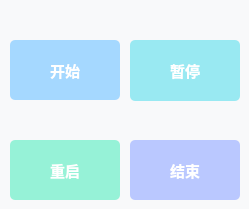
               <widget class="QWidget" name="widget_6" native="true">
                <property name="sizePolicy">
                 <sizepolicy hsizetype="Preferred" vsizetype="Preferred">
                  <horstretch>0</horstretch>
                  <verstretch>0</verstretch>
                 </sizepolicy>
                </property>
                <property name="maximumSize">
                 <size>
                  <width>250</width>
                  <height>300</height>
                 </size>
                </property>
                <property name="styleSheet">
                 <string notr="true">border-color: rgb(255, 255, 255);
background-color: rgb(248, 249, 250);</string>
                </property>
                <widget class="QPushButton" name="start_pushButton">
                 <property name="geometry">
                  <rect>
                   <x>10</x>
                   <y>40</y>
                   <width>110</width>
                   <height>60</height>
                  </rect>
                 </property>
                 <property name="font">
                  <font>
                   <family>微软雅黑</family>
                   <pointsize>11</pointsize>
                   <weight>75</weight>
                   <bold>true</bold>
                  </font>
                 </property>
                 <property name="styleSheet">
                  <string notr="true">color: rgb(255, 255, 255);
border-radius: 5px;
background-color: rgb(165, 216, 255);
</string>
                 </property>
                 <property name="text">
                  <string>开始</string>
                 </property>
                </widget>
                <widget class="QPushButton" name="pause_pushButton">
                 <property name="geometry">
                  <rect>
                   <x>130</x>
                   <y>40</y>
                   <width>110</width>
                   <height>61</height>
                  </rect>
                 </property>
                 <property name="font">
                  <font>
                   <family>微软雅黑</family>
                   <pointsize>11</pointsize>
                   <weight>75</weight>
                   <bold>true</bold>
                  </font>
                 </property>
                 <property name="styleSheet">
                  <string notr="true">color: rgb(255, 255, 255);
border-radius: 5px;
background-color: rgb(153, 233, 242);</string>
                 </property>
                 <property name="text">
                  <string>暂停</string>
                 </property>
                </widget>
                <widget class="QPushButton" name="restart_pushButton">
                 <property name="geometry">
                  <rect>
                   <x>10</x>
                   <y>140</y>
                   <width>110</width>
                   <height>60</height>
                  </rect>
                 </property>
                 <property name="font">
                  <font>
                   <family>微软雅黑</family>
                   <pointsize>11</pointsize>
                   <weight>75</weight>
                   <bold>true</bold>
                  </font>
                 </property>
                 <property name="styleSheet">
                  <string notr="true">color: rgb(255, 255, 255);
border-radius: 5px;
background-color: rgb(150, 242, 215);</string>
                 </property>
                 <property name="text">
                  <string>重启</string>
                 </property>
                </widget>
                <widget class="QPushButton" name="over_pushButton">
                 <property name="geometry">
                  <rect>
                   <x>130</x>
                   <y>140</y>
                   <width>110</width>
                   <height>60</height>
                  </rect>
                 </property>
                 <property name="font">
                  <font>
                   <family>微软雅黑</family>
                   <pointsize>11</pointsize>
                   <weight>75</weight>
                   <bold>true</bold>
                  </font>
                 </property>
                 <property name="styleSheet">
                  <string notr="true">color: rgb(255, 255, 255);
border-radius: 5px;
background-color: rgb(186, 200, 255);</string>
                 </property>
                 <property name="text">
                  <string>结束</string>
                 </property>
                </widget>
               </widget>
